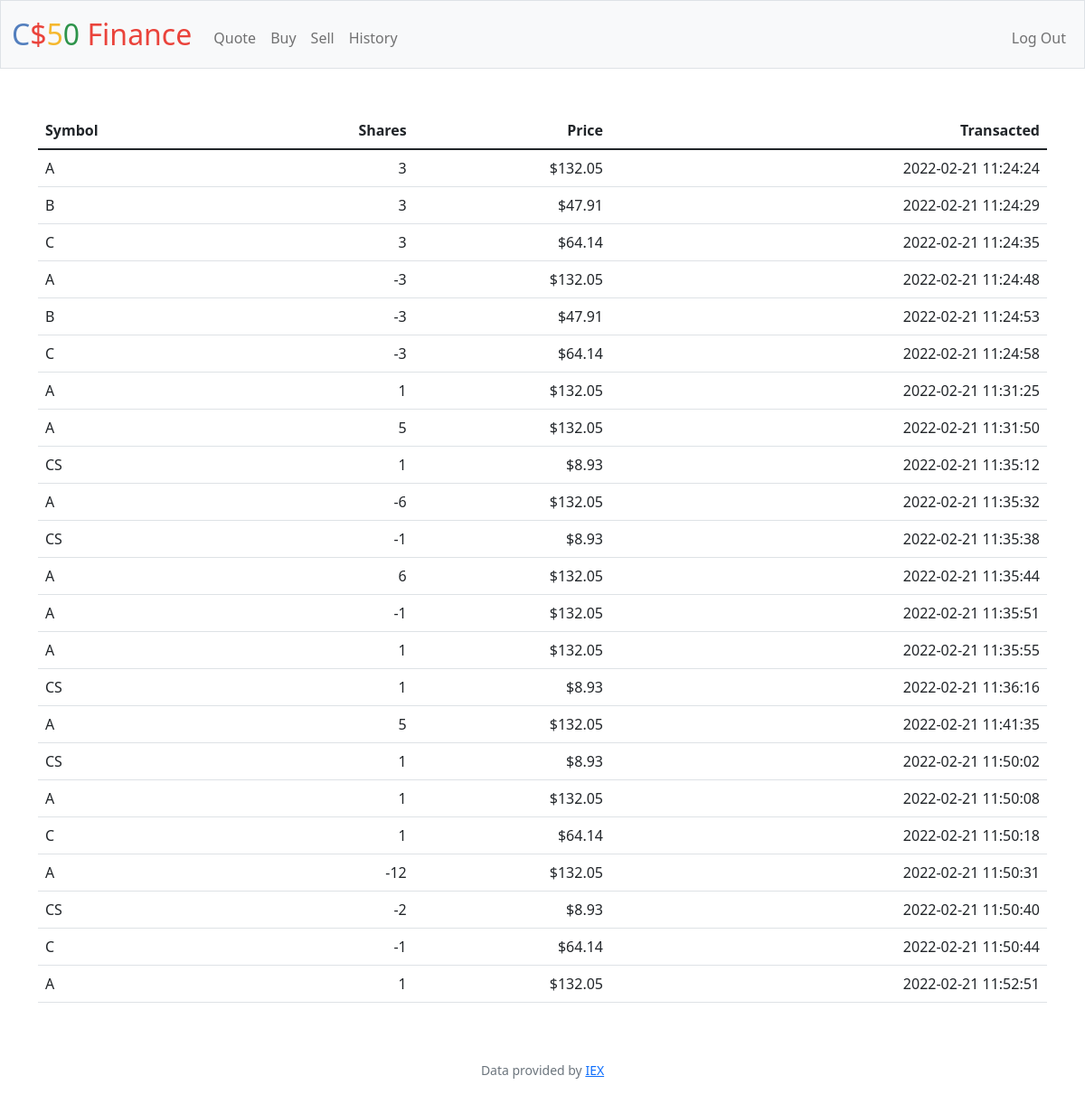
Page /history (signed in) on the committed database.
### tables this page shows
CREATE TABLE hist ( user_id INTEGER NOT NULL, symbol TEXT NOT NULL, price NUMERIC NOT NULL, date DATETIME NOT NULL DEFAULT CURRENT_TIMESTAMP , shares_bought INTEGER NOT NULL , FOREIGN KEY (user_id) REFERENCES users(id) );

### app.py (the view)
@app.route("/history")
@login_required
def history():
    result = db.execute("SELECT * FROM hist WHERE user_id = ? ORDER BY date ASC", session["user_id"])
    return render_template("history.html", result=result)

### app.py (called while the page is built)
@app.after_request
def after_request(response):
    response.headers["Cache-Control"] = "no-cache, no-store, must-revalidate"
    response.headers["Expires"] = 0
    response.headers["Pragma"] = "no-cache"
    return response

### helpers.py (called while the page is built)
def login_required(f):
    @wraps(f)
    def decorated_function(*args, **kwargs):
        if session.get("user_id") is None:
            return redirect("/login")
        return f(*args, **kwargs)
    return decorated_function

### templates/history.html (shortened to what this page needs)
{% extends "layout.html" %}
{% block main %}
    <table class="table tablestriped">
        <thead>
            <tr>
                <th class="text-start">Symbol</th>
                <th class="text-end">Shares</th>
                <th class="text-end">Price</th>
                <th class="text-end">Transacted</th>
            </tr>
        </thead>
        <tbody>
            {% for re in result %}
                <tr>
                    <td class="text-start">{{ re.symbol }}</td>
                    <td class="text-end">{{ re.shares_bought }}</td>
                    <td class="text-end">{{ re.price }}</td>
                    <td class="text-end">{{ re.date }}</td>
                </tr>
            {% endfor %}
        </tbody>
    </table>
{% endblock %}

### templates/layout.html (shortened to what this page needs)
<!DOCTYPE html>
<html lang="en">
    <head>
        <link href="https://cdn.jsdelivr.net/npm/bootstrap@5.1.3/dist/css/bootstrap.min.css" rel="stylesheet">
        <link href="/static/styles.css" rel="stylesheet">
    </head>
    <body>
        <nav class="bg-light border navbar navbar-expand-md navbar-light">
            <div class="container-fluid">
                <a class="navbar-brand" href="/"><span class="blue">C</span><span class="red">$</span><span class="yellow">5</span><span class="green">0</span> <span class="red">Finance</span></a>
                <div class="collapse navbar-collapse" id="navbar">
                    {% if session["user_id"] %}
                        <ul class="navbar-nav me-auto mt-2">
                            <li class="nav-item"><a class="nav-link" href="/quote">Quote</a></li>
                            <li class="nav-item"><a class="nav-link" href="/buy">Buy</a></li>
                            <li class="nav-item"><a class="nav-link" href="/sell">Sell</a></li>
                            <li class="nav-item"><a class="nav-link" href="/history">History</a></li>
                        </ul>
                        <ul class="navbar-nav ms-auto mt-2">
                            <li class="nav-item"><a class="nav-link" href="/logout">Log Out</a></li>
                        </ul>
                    {% else %}
                        <ul class="navbar-nav ms-auto mt-2">
                            <li class="nav-item"><a class="nav-link" href="/register">Register</a></li>
                            <li class="nav-item"><a class="nav-link" href="/login">Log In</a></li>
                        </ul>
                    {% endif %}
                </div>
            </div>
        </nav>
        <main class="container py-5 text-center">
            {% block main %}{% endblock %}
        </main>
        <footer class="mb-5 small text-center text-muted">
            Data provided by <a href="https://iexcloud.io/">IEX</a>
        </footer>
    </body>
</html>

### static/styles.css (style rules this page uses)
nav .navbar-brand { font-size: xx-large; }
nav .navbar-brand .blue { color: #537fbe; }
nav .navbar-brand .red { color: #ea433b; }
nav .navbar-brand .yellow { color: #f5b82e; }
nav .navbar-brand .green { color: #2e944b; }

### rows in the picture
hist: symbol "A", shares_bought "3", price "$132.05", date "2022-02-21 11:24:24"
hist: symbol "B", shares_bought "3", price "$47.91", date "2022-02-21 11:24:29"
hist: symbol "C", shares_bought "3", price "$64.14", date "2022-02-21 11:24:35"
hist: symbol "A", shares_bought "-3", price "$132.05", date "2022-02-21 11:24:48"
hist: symbol "B", shares_bought "-3", price "$47.91", date "2022-02-21 11:24:53"
hist: symbol "C", shares_bought "-3", price "$64.14", date "2022-02-21 11:24:58"
hist: symbol "A", shares_bought "1", price "$132.05", date "2022-02-21 11:31:25"
hist: symbol "A", shares_bought "5", price "$132.05", date "2022-02-21 11:31:50"
hist: symbol "CS", shares_bought "1", price "$8.93", date "2022-02-21 11:35:12"
hist: symbol "A", shares_bought "-6", price "$132.05", date "2022-02-21 11:35:32"
hist: symbol "CS", shares_bought "-1", price "$8.93", date "2022-02-21 11:35:38"
hist: symbol "A", shares_bought "6", price "$132.05", date "2022-02-21 11:35:44"
hist: symbol "A", shares_bought "-1", price "$132.05", date "2022-02-21 11:35:51"
hist: symbol "A", shares_bought "1", price "$132.05", date "2022-02-21 11:35:55"
hist: symbol "CS", shares_bought "1", price "$8.93", date "2022-02-21 11:36:16"
hist: symbol "A", shares_bought "5", price "$132.05", date "2022-02-21 11:41:35"
hist: symbol "CS", shares_bought "1", price "$8.93", date "2022-02-21 11:50:02"
hist: symbol "A", shares_bought "1", price "$132.05", date "2022-02-21 11:50:08"
hist: symbol "C", shares_bought "1", price "$64.14", date "2022-02-21 11:50:18"
hist: symbol "A", shares_bought "-12", price "$132.05", date "2022-02-21 11:50:31"
hist: symbol "CS", shares_bought "-2", price "$8.93", date "2022-02-21 11:50:40"
hist: symbol "C", shares_bought "-1", price "$64.14", date "2022-02-21 11:50:44"
hist: symbol "A", shares_bought "1", price "$132.05", date "2022-02-21 11:52:51"
